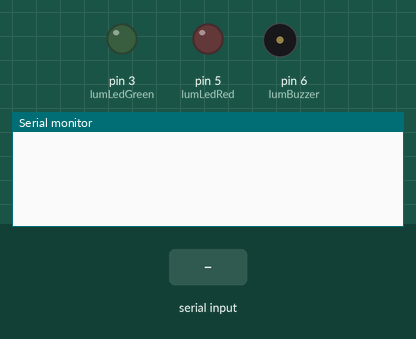
This sketch was run on a simulated Arduino Uno, built with avr-gcc and run on an emulated ATmega328P. Parts: output pins drawn as LEDs (lit = HIGH), buzzer (waves = sounding, pin HIGH), the last lines printed to the serial monitor. The test bench sets the inputs (shaded band).

Above: at 1.2 s.
1.3 s: "TMP\n" received over Serial
At 3.5 s:
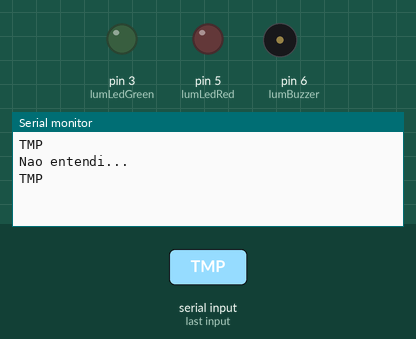
3.8 s: "TMP\n" received over the second serial link
At 5.2 s:
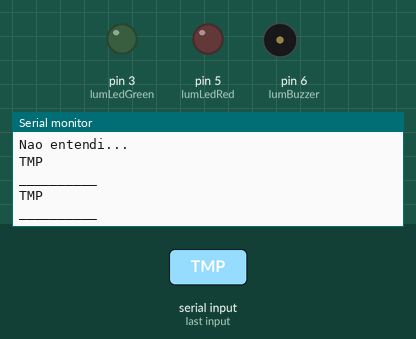
6.3 s: "LDR\n" received over Serial
At 8.5 s:
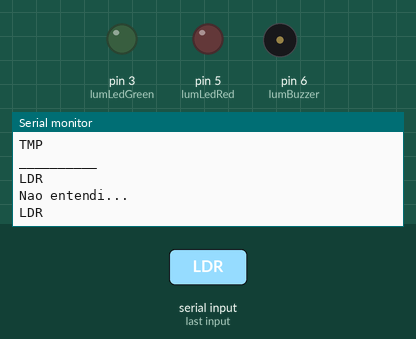
8.8 s: "NLDR\n" received over the second serial link
At 10.2 s:
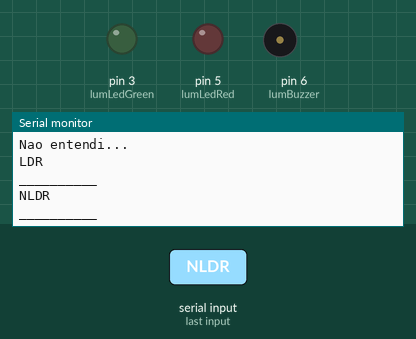
11.3 s: "LDR_DATA\n" received over Serial
At 12.8 s:
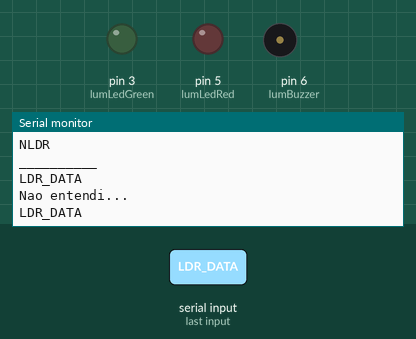
13.8 s: "TMP_DONE\n" received over the second serial link
At 15.3 s:
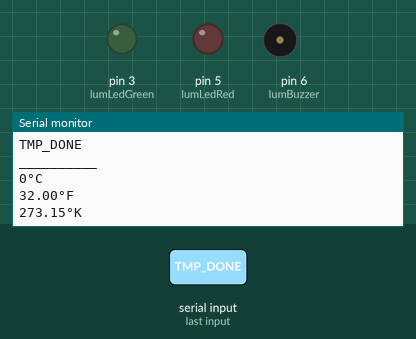

Measured:
- after the input at 1.3 s, the serial monitor: prints a new line after 1.0 s (image 1)
- after the input at 3.8 s, the serial monitor: prints a new line after 1.0 s (image 2)
- after the input at 6.3 s, the serial monitor: prints a new line after 1.0 s (image 3)
- after the input at 8.8 s, the serial monitor: prints a new line after 1.0 s (image 4)
- after the input at 11.3 s, the serial monitor: prints a new line after 1.0 s (image 5)
- after the input at 13.8 s, the serial monitor: prints a new line after 1.0 s (image 6)

The sketch:

projeto_2.ino
```cpp
#include <SoftwareSerial.h>

String leitura;
int temperature;

SoftwareSerial mySerial(10, 11); // RX, TX

boolean estadoLum, changedLum;
#define lumBuzzer 6
#define lumLedRed 5
#define lumLedGreen 3

void setup() {
  Serial.begin(9600);
  mySerial.begin(4800);
  estadoLum = false;
  changedLum = false;

  pinMode(lumBuzzer, OUTPUT);
  pinMode(lumLedRed, OUTPUT);
  pinMode(lumLedGreen, OUTPUT);
}

void loop() {
  if (terminalDisponivel()) {
    leitura = lerTerminal();
    escreverTerminal(leitura);

    if (leitura == "TMP") {
      escreverTerminal("Requisitando temperatura...");
      escreverSecundario(leitura);
    } else if (leitura == "LDR") {
      estadoLum = true;
      changedLum = true;
    } else if (leitura == "NLDR") {
      estadoLum = false;
      changedLum = true;
    } else {
      escreverTerminal("Nao entendi...");
      escreverTerminal(leitura);
    }
  }

  if (secundarioDisponivel()) {
    leitura = lerSecundario();

    if (leitura == "LDR_DATA") {
      int luminosidade = lerSecundario().toInt();
      boolean escuro = luminosidade < 750;
      if (estadoLum) {
        if (escuro) {
          // escuro
          digitalWrite(lumLedRed, HIGH);
          digitalWrite(lumLedGreen, LOW);
          digitalWrite(lumBuzzer, HIGH);
        } else {
          // claro
          digitalWrite(lumLedRed, LOW);
          digitalWrite(lumLedGreen, HIGH);
          digitalWrite(lumBuzzer, LOW);
        }
      } else {
        digitalWrite(lumLedRed, LOW);
        digitalWrite(lumLedGreen, LOW);
        digitalWrite(lumBuzzer, LOW);
      }
      if (changedLum) {
        changedLum = false;
        if (escuro) {
          escreverTerminal("NIGHT");
        } else {
          escreverTerminal("DAY");
        }
      }
    } else if (leitura != "") {
      escreverTerminal("__________");
      escreverTerminal(leitura);
      escreverTerminal("__________");
    }

    if (leitura == "TMP") {

      temperature = lerSecundario().toInt();
      escreverSecundario("TMP_LED");
      if (temperature <= 18) {
        escreverSecundario("GREEN");
      } else if (temperature >= 19 && temperature <= 22) {
        escreverSecundario("YELLOW");
      } else if(temperature > 22) {
        escreverSecundario("RED");
      }

    } else if (leitura == "TMP_DONE") {

      escreverTerminal(String(temperature) + "°C");
      escreverTerminal(String(32 + (temperature * 1.8)) + "°F");
      escreverTerminal(String(temperature + 273.15) + "°K");

    }
  }
}

boolean terminalDisponivel() {
  return Serial.available();
}

boolean secundarioDisponivel() {
  return mySerial.available();
}

String lerTerminal() {
  return Serial.readString();
}

String lerSecundario() {
  String a = mySerial.readStringUntil('\r');
  a.trim();
  return a;
}

void escreverTerminal(String dados) {
  Serial.println(dados);
}

void escreverSecundario(String dados) {
  mySerial.println(dados);
}
```
